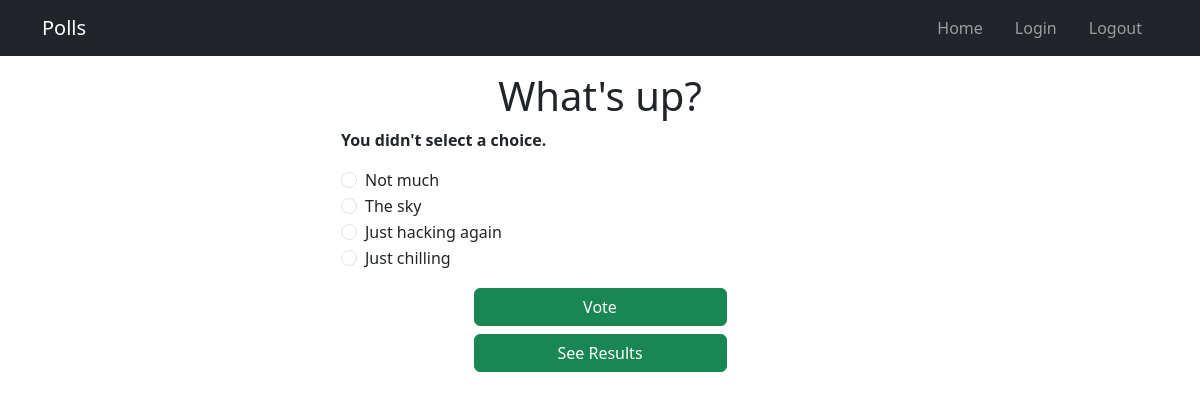
The page /1/vote/ on the database its author committed.
### main/models.py (models this page shows, shortened)
class Question(models.Model):
    question_text = models.CharField(max_length=200)
    pub_date = models.DateTimeField("date published")

class Choice(models.Model):
    question = models.ForeignKey(Question, on_delete=models.CASCADE)
    choice_text = models.CharField(max_length=200)
    votes = models.IntegerField(default=0)

### main/views.py (the view)
# urls.py: path("<int:question_id>/vote/", views.vote, name="vote"),
def vote(request, question_id):
    question = get_object_or_404(Question, pk=question_id)
    try:
        selected_choice = question.choice_set.get(pk=request.POST["choice"])
    except (KeyError, Choice.DoesNotExist):
        return render(
            request,
            "main/detail.html",
            {
                "question": question,
                "error_message": "You didn't select a choice.",
            },
        )
    else:
        selected_choice.votes += 1
        selected_choice.save()
        return HttpResponseRedirect(reverse("main:results", args=(question.id,)))

### main/templates/main/detail.html (shortened to what this page needs)
{% extends "main/base.html" %}
{% block content %}
    <form action="{% url 'main:vote' question.id %}" method="post">
        <div class="container">
            <fieldset>
                <h1 class="text-center">{{ question.question_text }}</h1>
                <div class="container d-grid col-12 col-md-10 col-lg-6">
                    {% if error_message %}<p><strong>{{ error_message }}</strong></p>{% endif %}
                    {% for choice in question.choice_set.all %}
                    <div class="form-check">
                        <input type="radio" name="choice" id="choice{{ forloop.counter }}" value="{{ choice.id }}" class="form-check-input">
                        <label for="choice{{ forloop.counter }}" class="form-check-label">{{ choice.choice_text }}</label>
                    </div>
                    {% endfor %}
                </div>
            </fieldset>
        </div>
        <div class="container d-grid gap-2 col-3 my-3">
            <input type="submit" value="Vote" class="btn btn-success">
            <a class="btn btn-success" href="{% url 'main:results' question.id %}">See Results</a>
        </div>
    </form>
{% endblock content %}

### rows shown on the page
Question: question_text "What's up?"
Choice: choice_text "Not much"
Choice: choice_text "The sky"
Choice: choice_text "Just hacking again"
Choice: choice_text "Just chilling"

### other values the page prints
{{ error_message }} "You didn't select a choice."
